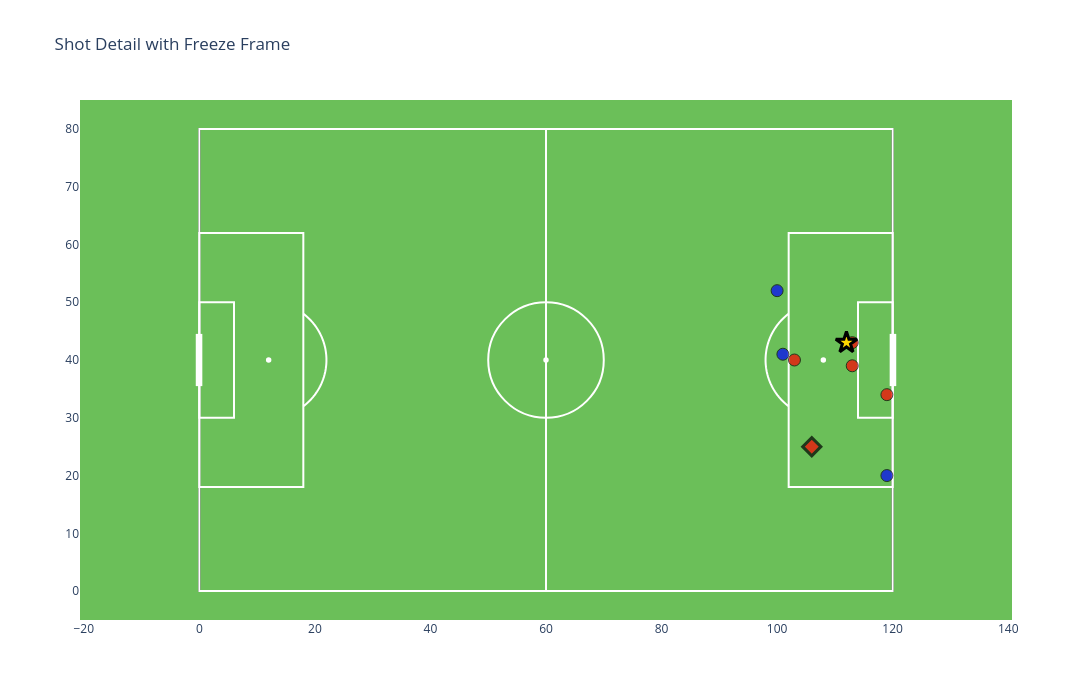

Here is the notebook cell this chart was saved with:
### Code cell
visuals.plot_shot_details(shot_dict)
